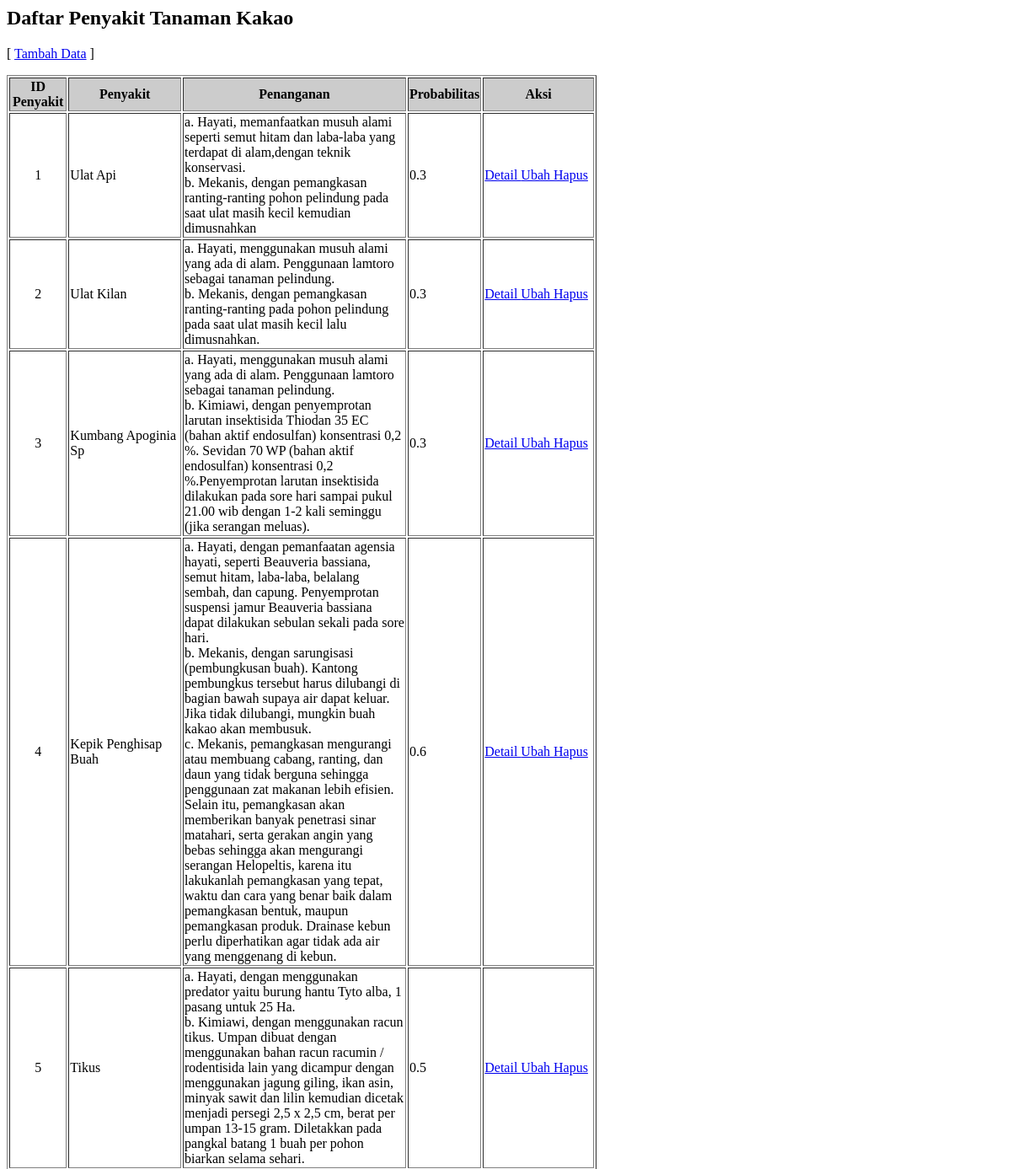
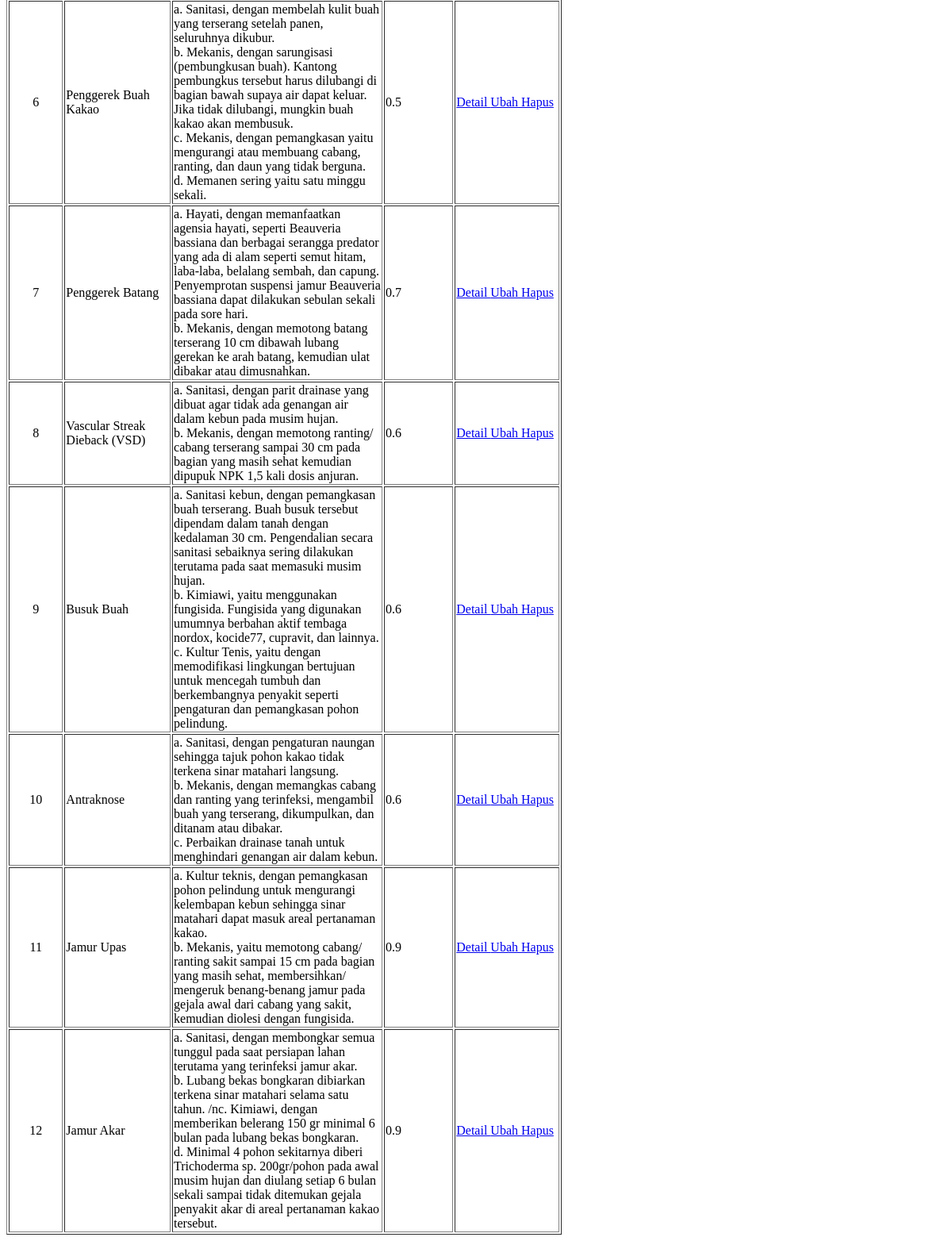
The page /admin/tampil_penyakit.php on the database as committed earlier (2 pictures, top to bottom).
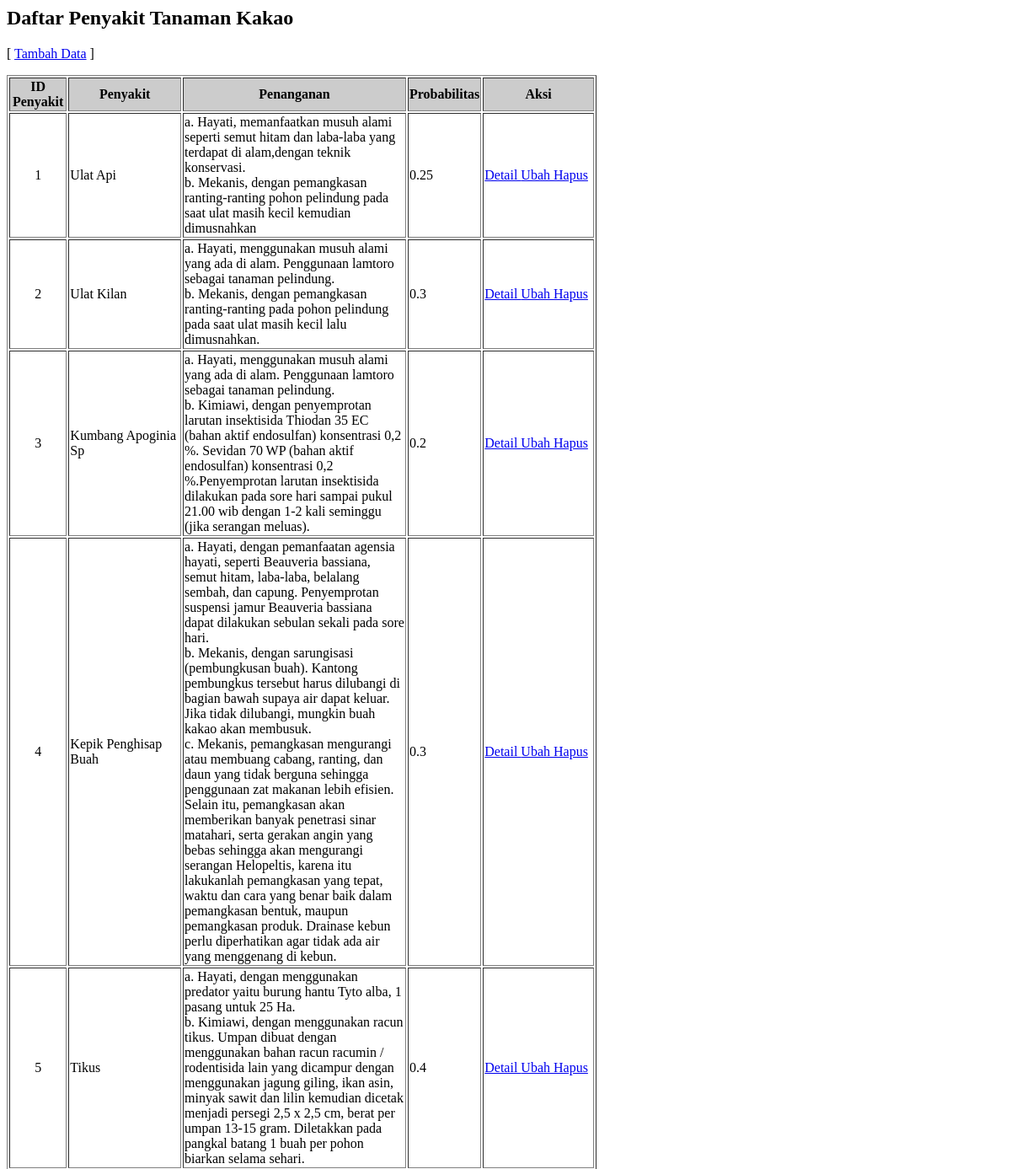
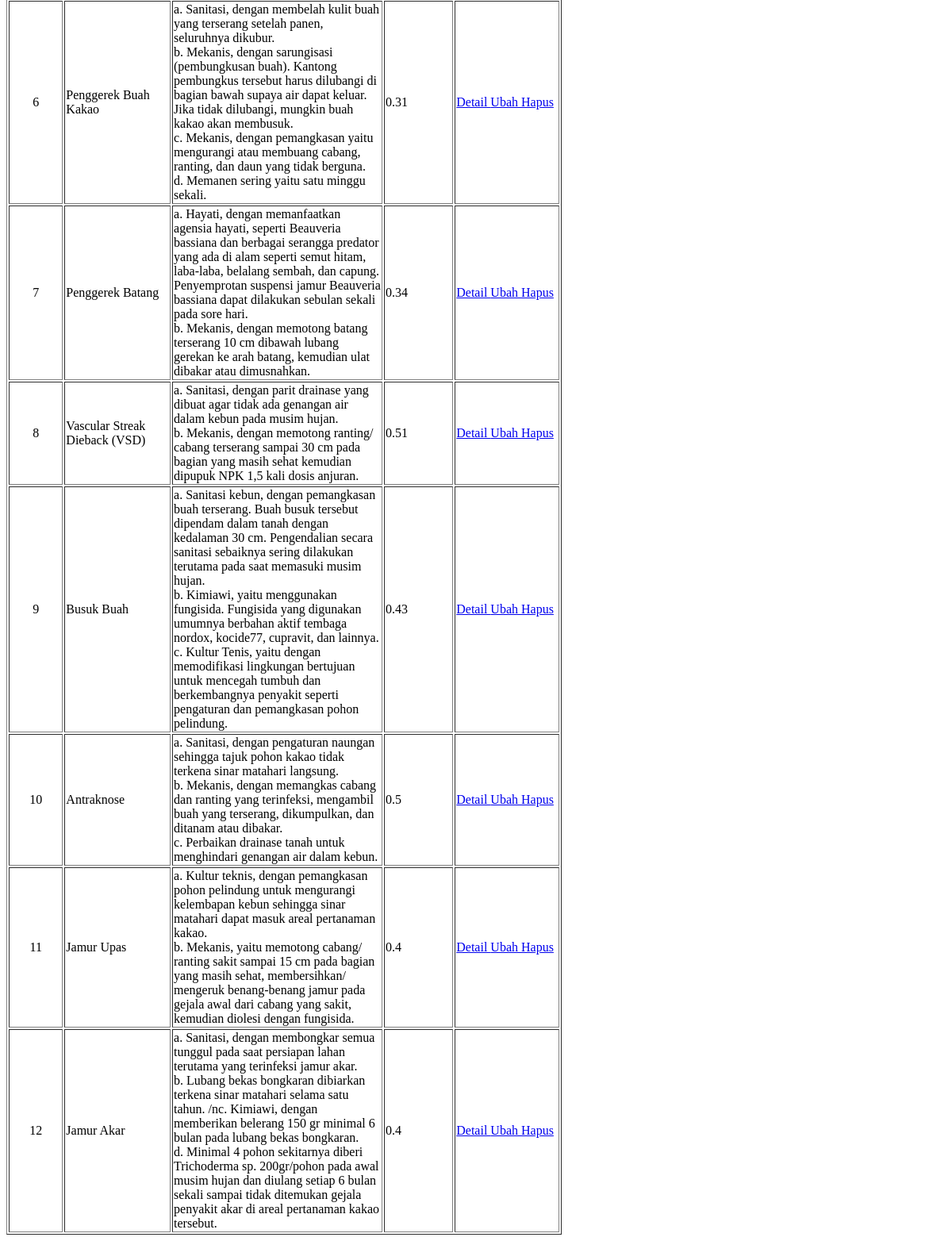
The same page on the database as committed later (2 pictures, top to bottom).
### tables this page shows
CREATE TABLE `penyakit` (
  `idPenyakit` int(11) NOT NULL,
  `Penyakit` varchar(500) NOT NULL,
  `Penanganan` text NOT NULL,
  `Probabilitas_penyakit` double NOT NULL
);

### admin/tampil_penyakit.php (the view, shortened to what this page needs)
<h2>Daftar Penyakit Tanaman Kakao</h2>
<p>[ <a href="index.php?page=tambah_penyakit">Tambah Data</a> ] </p>
<table width="700px" border="1">
   <tr style="background:#ccc">
      <th width="10%">ID Penyakit</th>
      <th width="20%">Penyakit</th>
      <th width="40%">Penanganan</th>
      <th width="10%">Probabilitas</th>
      <th width="20%">Aksi</th>
   </tr>
   <?php
   $sql   = "SELECT * FROM Penyakit";
   $hasil = mysql_query($sql) or exit("Error query: <b>".$sql."</b>.");
   while($data = mysql_fetch_assoc($hasil)){
   ?>
      <tr>
         <td align="center"><?php echo $data['idPenyakit']; ?></td>
         <td><?php echo $data['Penyakit']; ?></td>
         <td><?php echo $data['Penanganan']; ?></td>
         <td><?php echo $data['Probabilitas_penyakit']; ?></td>
         <td>
            <a href="index.php?page=detail_penyakit&id=<?php echo $data['idPenyakit']; ?>">
               Detail
            </a>
            <a href="index.php?page=edit_penyakit&id=<?php echo $data['idPenyakit']; ?>">
               Ubah
            </a>
            <a href="index.php?page=hapus_penyakit&id=<?php echo $data['idPenyakit']; ?>"
               onClick="return cekHapus();">
               Hapus
            </a>
         </td>
      </tr>
   <?php
   }
   ?>
</table>

Rows that differ between the two databases and show on the page:
changed penyakit "Ulat Api": Probabilitas_penyakit "0.3" → "0.25"
changed penyakit "Kumbang Apoginia Sp": Probabilitas_penyakit "0.3" → "0.2"
changed penyakit "Kepik Penghisap Buah": Probabilitas_penyakit "0.6" → "0.3"
changed penyakit "Tikus": Probabilitas_penyakit "0.5" → "0.4"
changed penyakit "Penggerek Buah Kakao": Probabilitas_penyakit "0.5" → "0.31"
changed penyakit "Penggerek Batang": Probabilitas_penyakit "0.7" → "0.34"
changed penyakit "Vascular Streak Dieback (VSD)": Probabilitas_penyakit "0.6" → "0.51"
changed penyakit "Busuk Buah": Probabilitas_penyakit "0.6" → "0.43"
changed penyakit "Antraknose": Probabilitas_penyakit "0.6" → "0.5"
changed penyakit "Jamur Upas": Probabilitas_penyakit "0.9" → "0.4"
changed penyakit "Jamur Akar": Probabilitas_penyakit "0.9" → "0.4"
